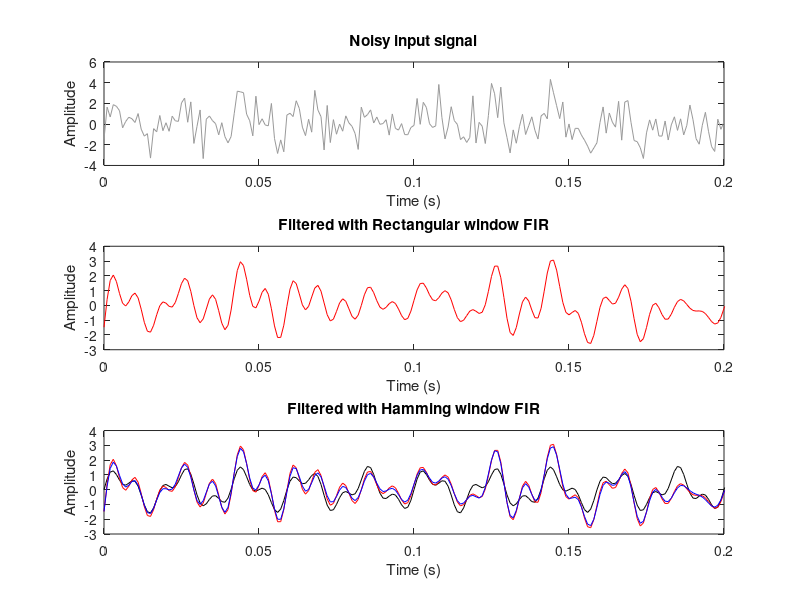
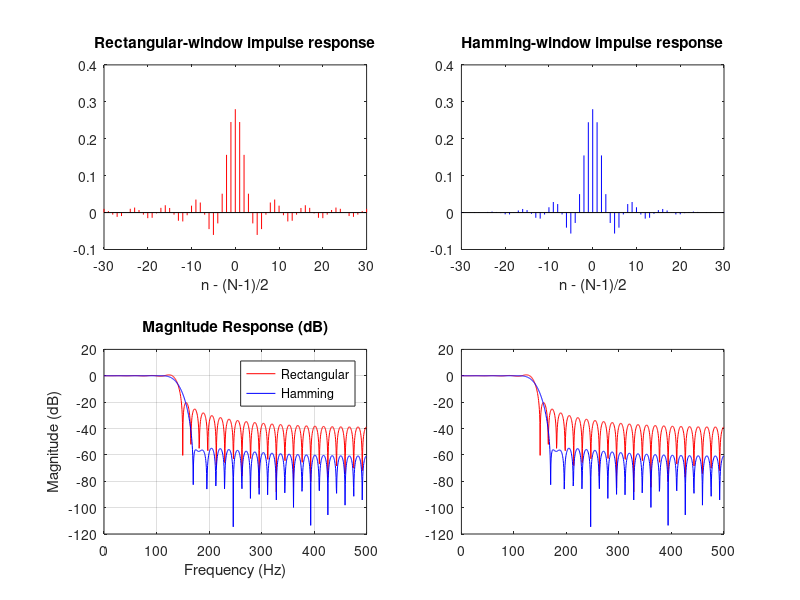

The MATLAB source for these figures, in order: (Note: this script raises an error after producing the figures.)
clc
clear all
close all

% generate a signal: two sinusoids plus noise
fs = 1000;            % sampling frequency (Hz)
t = 0:1/fs:1-1/fs;    % 1 second
f1 = 50; f2 = 120;
x = sin(2*pi*f1*t) + 0.6*sin(2*pi*f2*t);
x1=x;
rng(0)
x = x + 1.2*randn(size(x));   % additive white noise

% design a lowpass FIR filter (cutoff between f1 and f2) using window method
fc = 140;                        % cutoff Hz
N = 61;                         % filter length (odd for linear phase)
wc = 2*pi*fc/fs;                % digital radian cutoff

% ideal sinc lowpass (centered)
n = 0:N-1;
m = (N-1)/2;
h_ideal = (wc/pi) * sinc((wc/pi)*(n-m));  % sinc(x) = sin(pi x)/(pi x) in MATLAB but want normalized
% Note: MATLAB's sinc uses pi factor: sinc(x) = sin(pi*x)/(pi*x)
% To get sin(wc*(n-m))/ (pi*(n-m)) scaled appropriately, use above expression.

% apply rectangular window (i.e., truncated ideal) and Hamming window
w_rect = ones(1,N);
w_hamm = hamming(N).';
h_rect = h_ideal .* w_rect;
h_hamm = h_ideal .* w_hamm;

% filter the signal (use filtfilt to avoid phase distortion for comparison)
y_rect = filtfilt(h_rect,1,x);
y_hamm = filtfilt(h_hamm,1,x);

% time-domain plots to illustrate effect
figure('Name','Time Domain Filtering: Rectangular vs Hamming','Color','w');
subplot(3,1,1)
plot(t,x,'Color',[0.6 0.6 0.6])
title('Noisy input signal')
xlabel('Time (s)')
ylabel('Amplitude')
xlim([0 0.2])

subplot(3,1,2)
plot(t,y_rect,'r')
title('Filtered with Rectangular window FIR')
xlabel('Time (s)')
ylabel('Amplitude')
xlim([0 0.2])

subplot(3,1,3)
plot(t,x1,'k');
hold on;
plot(t,y_rect,'r')
plot(t,y_hamm,'b')
title('Filtered with Hamming window FIR')
xlabel('Time (s)')
ylabel('Amplitude')
xlim([0 0.2])
hold off

% also show impulse responses and frequency responses
figure('Name','Filter Responses','Color','w','Position',[100 100 900 500]);
subplot(2,2,1)
stem(n-m,h_rect,'r','Marker','none')
title('Rectangular-window impulse response')
xlabel('n - (N-1)/2')

subplot(2,2,2)
stem(n-m,h_hamm,'b','Marker','none')
title('Hamming-window impulse response')
xlabel('n - (N-1)/2')

% frequency responses
[H_rect,f] = freqz(h_rect,1,1024,fs);
[H_hamm,~] = freqz(h_hamm,1,1024,fs);

subplot(2,2,3)
plot(f,20*log10(abs(H_rect)+eps),'r')
hold on
plot(f,20*log10(abs(H_hamm)+eps),'b')
grid on
legend('Rectangular','Hamming')
title('Magnitude Response (dB)')
xlabel('Frequency (Hz)')
ylabel('Magnitude (dB)')
xlim([0 fs/2])

% show zoom around passband/stopband transition
subplot(2,2,4)
plot(f,20*log10(abs(H_rect)+eps),'r')
hold on
plot(f,20*log10(abs(H_hamm)+eps),'b')
yline(-60,'k--','Alpha',0.5)
xlim([0 200])
ylim([-80 5])
grid on
title('Zoomed magnitude (0-200 Hz)')
xlabel('Frequency (Hz)')

% compute and display ripple/stopband metrics
% passband ripple: max deviation in 0:fc region
pb_idx = f<=fc;
pr_rect = max(abs(20*log10(abs(H_rect(pb_idx))+eps) - mean(20*log10(abs(H_rect(pb_idx))+eps))));
pr_hamm = max(abs(20*log10(abs(H_hamm(pb_idx))+eps) - mean(20*log10(abs(H_hamm(pb_idx))+eps))));
% stopband attenuation: max in f>fc+10Hz
sb_idx = f> (fc+10);
sa_rect = max(20*log10(abs(H_rect(sb_idx))+eps));
sa_hamm = max(20*log10(abs(H_hamm(sb_idx))+eps));

fprintf('Passband ripple (dB): Rectangular = %.3f, Hamming = %.3f\n',pr_rect,pr_hamm);
fprintf('Stopband max (dB, closer to -inf is better): Rectangular = %.3f, Hamming = %.3f\n',sa_rect,sa_hamm);
